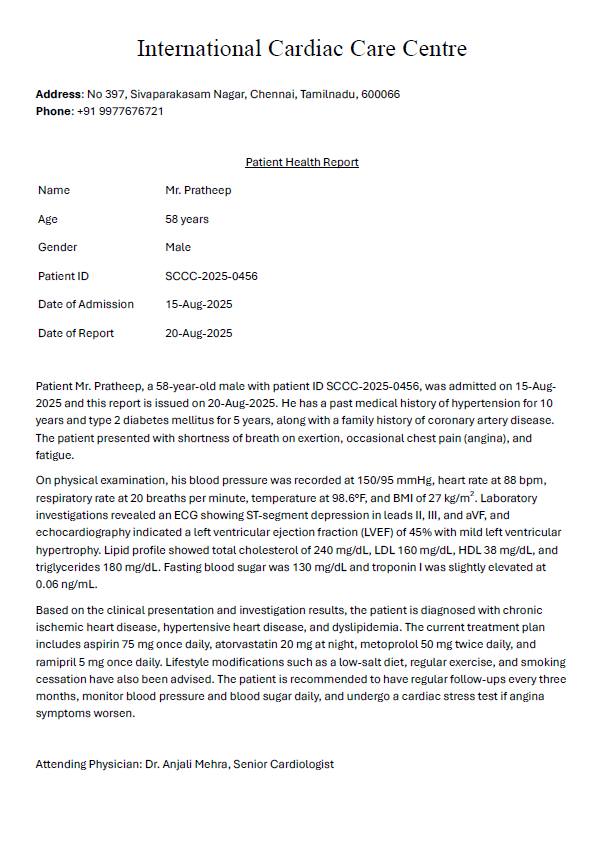
#> input picture Data/sample/image.png, 603 x 853 px, found by its file name
$ python tesseract.py
#> lines starting #> are read from the running program, lines starting #| are printed output that depends on the picture; after the words box and inside, x2 and y2 are one past the last pixel; in counts of white or black regions, pixels touching at a corner belong together
import cv2
import pytesseract
import json

json_path="Data\Mid_Process\extracted_text.json"
img_path = "Data/sample/image.png"

pytesseract.pytesseract.tesseract_cmd = r'C:\\Program Files\\Tesseract-OCR\\tesseract.exe'
img = cv2.imread(img_path)
#> img is the input picture: shape (853, 603, 3); mean B, G, R 243.5, 243.1, 243.1
# Convert image to grayscale
gray = cv2.cvtColor(img, cv2.COLOR_BGR2GRAY)
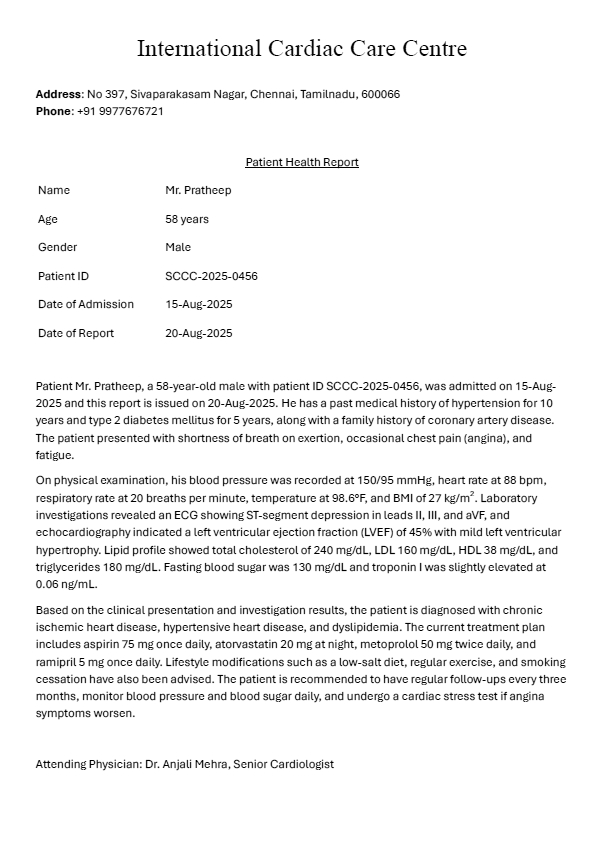
#> gray: shape (853, 603); min 0, max 255, mean 243.2
# Apply threshold to convert to binary image
threshold_img = cv2.threshold(gray, 0, 255, cv2.THRESH_BINARY + cv2.THRESH_OTSU)[1]
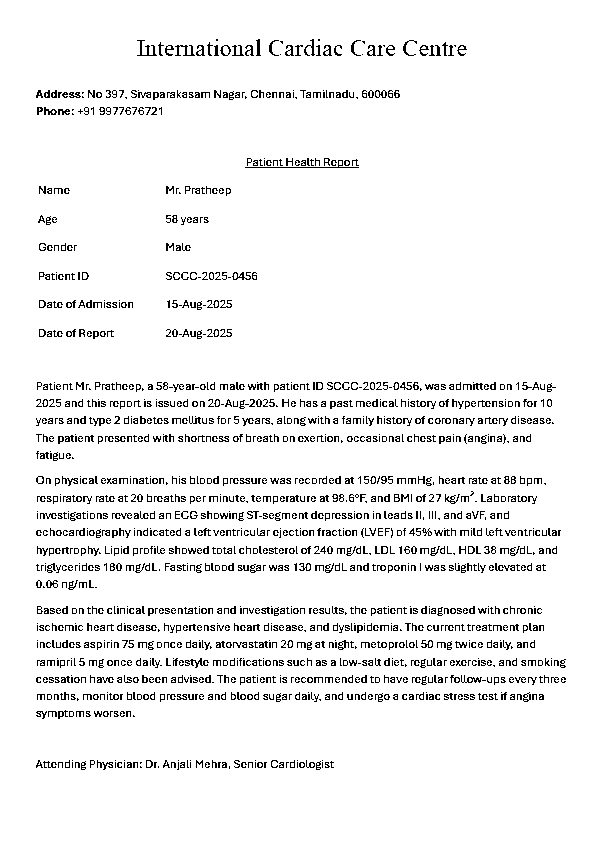
#> threshold_img: shape (853, 603); 94.2% white; black in thin lines or dots, all inside (x1, y1, x2, y2) = (36, 39, 566, 770)
# Pass the image through pytesseract
#> (the run stopped early here; a loop or call above may not have finished)
